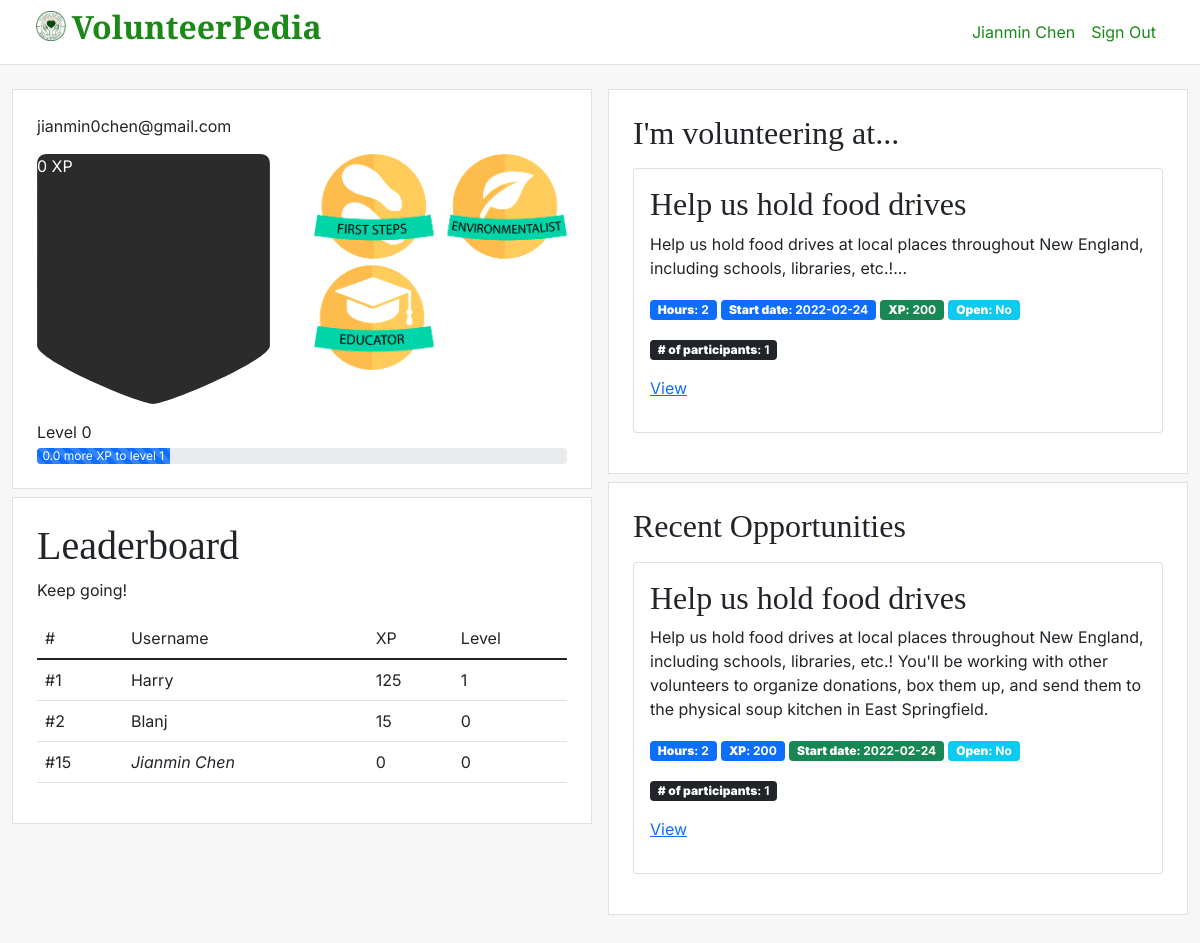
/ (signed in), run on the app's committed database.
### database.py (models this page shows)
class User(db.Model):
    __tablename__ = "users"
    id = db.Column(db.String, primary_key=True)
    username = db.Column(db.String(64), nullable=False, unique=True)
    email = db.Column(db.String(64), nullable=False, unique=True)
    password = db.Column(db.String, nullable=False)
    xp = db.Column(db.Integer, default=0, nullable=False)
    events = db.relationship("Participant", back_populates="user")

class Participant(db.Model):
    __tablename__ = "participants"
    id = db.Column(db.Integer, primary_key=True)
    user_id = db.Column(db.String, db.ForeignKey("users.id"), nullable=False)
    event_id = db.Column(db.Integer, db.ForeignKey("events.id"), nullable=False)
    xp_given = db.Column(db.Boolean, default=False, nullable=False)
    event = db.relationship("Event", back_populates="participants")
    user = db.relationship("User", back_populates="events")

class Event(db.Model):
    __tablename__ = "events"
    id = db.Column(db.Integer, primary_key=True)
    title = db.Column(db.String(64), nullable=False)
    description = db.Column(db.String(512), nullable=False)
    hours = db.Column(db.SmallInteger, nullable=False)
    start_date = db.Column(db.Date, default=datetime.utcnow(), nullable=False)
    xp = db.Column(db.SmallInteger, nullable=False)
    ended = db.Column(db.Boolean, default=False, nullable=False)
    organization_id = db.Column(db.String, db.ForeignKey("organizations.id"), nullable=False)
    organizer = db.relationship("Organization", back_populates="events")
    participants = db.relationship("Participant", back_populates="event")

### routes/general.py (the view, shortened to what this page needs)
@blueprint.route("/")
def index():
    if logged_in_as_user():
        user = db.session.execute(
            select(User).where(User.id == session["id"])
        ).fetchone()[0]
        opportunities = db.session.execute(
            select(Event)
        ).fetchall()
        leaderboard = db.session.execute(
            select(User).order_by(User.xp.desc()).limit(15)
        ).fetchall()
        return render_template(
            "user-dashboard.html",
            name=user.username,
            email=user.email,
            xp=user.xp,
            joined_opportunities=user.events,
            opportunities=opportunities,
            leaderboard=leaderboard,
            leaderboard_position=5
        )
    return redirect("/signin")

### app.py (called while the page is built)
@app.after_request
def after_request(response):
    response.headers["Cache-Control"] = "no-cache, no-store, must-revalidate"
    response.headers["Expires"] = 0
    response.headers["Pragma"] = "no-cache"
    return response

@app.context_processor
def context_processor():
    return {"sqrt": sqrt}

### helpers.py (called while the page is built)
def logged_in_as_user():
    if session.get("id") is None or session.get("password") is None:
        return False
    query = db.session.execute(
        select(User).where(User.id == session["id"])
    ).fetchone()
    if not query:
        return False
    elif not check_password_hash(query[0].password, session["password"]):
        return False
    return True

### templates/user-dashboard.html (shortened to what this page needs)
{% extends "layout.html" %}
{% block styles %}
    <link href="{{ url_for('static', filename='dashboard.css') }}" rel="stylesheet"/>
{% endblock %}
{% block navbar %}
    <li class="nav-item">
        <a class="nav-link" href="#">{{ name }}</a>
    </li>
    <li class="nav-item">
        <a class="nav-link" href="{{ url_for('general.signout') }}">Sign Out</a>
    </li>
{% endblock %}
{% block body %}
<div class="g-3 py-4 row h-100">
    <div class="col-lg-6">
        <div class="bg-white border mb-2 p-4">
            <p>{{ email }}</p>
            <div class="row">
                <div class="col-lg-6">
                    <p class="xp-badge">{{ xp }} XP</p>
                </div>
                <div class="col-lg-6">
                    <img class="w-100" src="{{ url_for('static', filename='footprints.png') }}"/>
                </div>
            </div>
            <p class="mb-1">Level {{ xp  }}</p>
            <div class="progress">
          <div class="progress-bar progress-bar-striped progress-bar-animated" role="progressbar" style="width: 25%;" aria-valuenow="25" aria-valuemin="0" aria-valuemax="100">{{ (config.XP_PER_HOUR * sqrt(xp)) }} more XP to level 1</div>
            </div>
        </div>
        <div class="bg-white border mb-2 p-4">
            <h1>Leaderboard</h1>
            <p>Keep going!</p>
            <table class="table table-responsive">
                <thead>
                    <tr>
                        <td>#</td>
                        <td>Username</td>
                        <td>XP</td>
                        <td>Level</td>
                    </tr>
                </thead>
                <tbody>
                    <tr>
                        <td>#1</td>
                        <td>Harry</td>
                        <td>125</td>
                        <td>1</td>
                    </tr>
                    <tr>
                        <td>#2</td>
                        <td>Blanj</td>
                        <td>15</td>
                        <td>0</td>
                    </tr>
                    <tr>
                        <td>#15</td>
                        <td><i>Jianmin Chen</i></td>
                        <td>0</td>
                        <td>0</td>
                    </tr>
                </tbody>
            </table>
        </div>
    </div>
    <div class="col-lg-6">
        <div class="bg-white border mb-2 p-4">
            <h2>I'm volunteering at...</h2>
            {% if joined_opportunities %}
                {% for event in joined_opportunities %}
                    <div class="card my-3">
                        <div class="card-body">
                            <h2>{{ event.event.title }}</h2>
                            <p>{{ event.event.description[:100] }}...</p>
                            <p class="badge bg-primary"><b>Hours</b>: {{ event.event.hours }}</p>
                            <p class="badge bg-primary"><b>Start date</b>: {{ event.event.start_date }}</p>
                            <p class="badge bg-success"><b>XP</b>: {{ event.event.xp }}</p>
                            <p class="badge bg-info"><b>Open</b>: {{ "No" if event.event.ended else "Yes" }}</p>
                            <p class="badge bg-dark"><b># of participants</b>: {{ event.event.participants | length }}</p>
                            <p><a href="{{ url_for('events.opportunity', id=event.event.id) }}">View</a></p>
                        </div>
                    </div>
                {% endfor %}
            {% else %}
                <p>You haven't joined any opportunities yet. Join a service, start volunteering, and level up!</p>
            {% endif %}
        </div>
        <div class="bg-white border mb-2 p-4">
            <h2>Recent Opportunities</h2>
            {% if opportunities %}
                {% for event in opportunities %}
                <div class="card my-3">
                    <div class="card-body">
                        <h2>{{ event[0].title }}</h2>
                        <p>{{ event[0].description }}</p>
                        <p class="badge bg-primary"><b>Hours</b>: {{ event[0].hours }}</p>
                        <p class="badge bg-primary"><b>XP</b>: {{ event[0].xp }}</p>
                        <p class="badge bg-success"><b>Start date</b>: {{ event[0].start_date }}</p>
                        <p class="badge bg-info"><b>Open</b>: {{ "No" if event[0].ended else "Yes" }}</p>
                        <p class="badge bg-dark"><b># of participants</b>: {{ event[0].participants | length }}</p>
                        <p><a href="{{ url_for('events.opportunity', id=event[0].id) }}">View</a></p>
                    </div>
                </div>
                {% endfor %}
            {% else %}
                <p>No opportunities found.</p>
            {% endif %}
        </div>
    </div>
</div>
{% endblock %}

### static/styles.css (style rules this page uses)
:root { --main-theme-color: rgb(26, 137, 23); }
body, html { font-family: "Inter", sans-serif; min-height: 100%; }
h1, h2, h3, h4, h5, h6 { font-family: "EB Garamond", serif; }
.navbar .nav-link { color: var(--main-theme-color) !important; }

### static/dashboard.css (style rules this page uses)
body { background-color: #f7f7f7; }
.xp-badge { background: url("/static/badge.svg"); background-repeat: no-repeat; background-size: contain; color: white; width: 250px; height: 250px; }

### data on the page
User: username "Jianmin Chen", email "jianmin0chen@gmail.com"
Participant: event "Help us hold food drives", event "Help us hold food drives at local places throughout New England, including schools, libraries, etc.!", event.hours "2", event.start_date "2022-02-24", event.xp "200", event.participants|length "1"
Event: ended "No", title "Help us hold food drives", description "Help us hold food drives at local places throughout New England, including schools, libraries, etc.! You'll be working with other volunteers to organize donations, box them up, and send them to the physical soup kitchen in East Springfield.", hours "2", xp "200", start_date "2022-02-24", event "1"

### other printed values
{{ xp }} "0"
{{ (config.XP_PER_HOUR * sqrt(xp)) }} "0.0"
